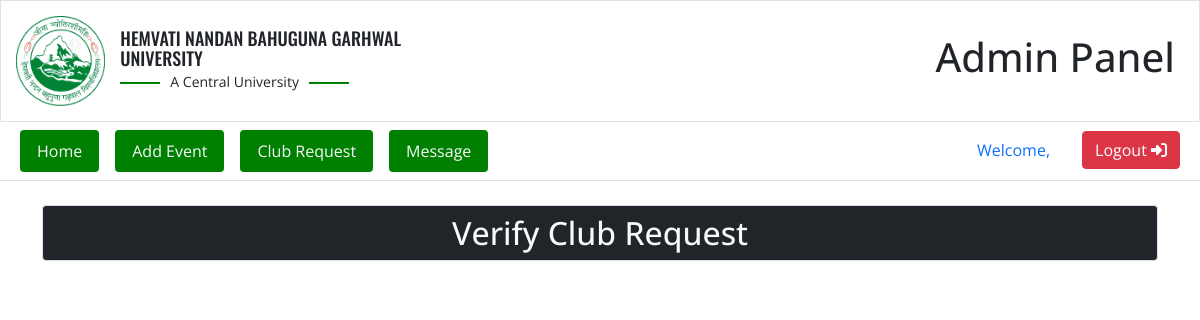
Page /admin/add-clubs.php on the earlier database version.
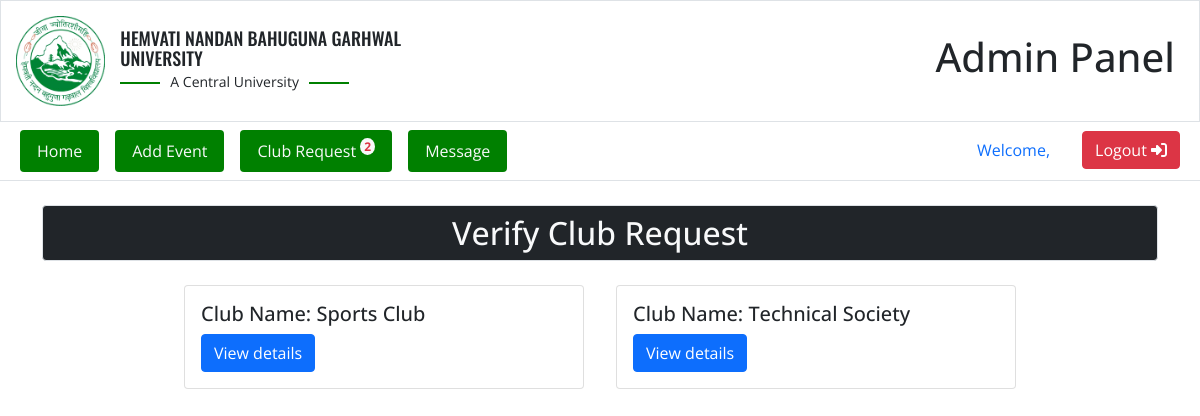
Same page on the later database version.
### tables this page shows
CREATE TABLE `club_info` (
  `id` int(11) NOT NULL,
  `club_name` varchar(100) NOT NULL,
  `department` varchar(100) NOT NULL,
  `club_description` varchar(1000) NOT NULL,
  `c_image` varchar(100) NOT NULL,
  `school` varchar(100) NOT NULL,
  `verify` varchar(10) NOT NULL,
  `date` date NOT NULL DEFAULT current_timestamp()
);

### admin/add-clubs.php (the view)
<?php
    include "master-file.php";
    include "admin-header.php"
?>
<div class="container">
    <div class="row mt-4">
        <div class="col-md-12">
            <h2 class="bg-dark border rounded text-center text-light p-2">Verify Club Request</h2>
        </div>
    </div>
    <div class="row">
        <div class="col-md-12 pr-center">
            <?php
            $sql_qr = "SELECT * FROM `club_info` WHERE verify = 0";
            $output_qr = mysqli_query($conn,$sql_qr);
            if(mysqli_num_rows($output_qr)>0){
                while($data = mysqli_fetch_assoc($output_qr)){
            ?>
            <div class="card custom-card-1 m-3">
                <div class="card-body">
                    <h5 class="card-title">Club Name: <?php echo $data['club_name']; ?></h5>
                    <a href="club-add-view.php?reg_id=<?php echo $data['id']; ?>" class="btn btn-primary">View details</a>
                </div>
            </div>
            <?php
                }
            }
            ?>
        </div>
    </div>
</div>

### admin/admin-header.php (shortened to what this page needs)
<div class="container-fluid">
    <div class="row border">
        <div class="col-md-5 hnbgu-logo pr-center">
              <div class="logo">
                <img
                  src="../images/HNBG-new-logo.png"
                  alt="HNBGU Logo"
                  class="img-fluid"
                />
              </div>
              <div class="brand">
                <h1>HEMVATI NANDAN BAHUGUNA GARHWAL UNIVERSITY</h1>
                <span>A Central University</span>
              </div>
        </div>
        <div class="col-md-7 pr-center-1 px-4">
            <h1>Admin Panel</h1>
        </div>
    </div>
    <div class="row border-bottom py-2">
        <div class="col-md-8">
            <nav class="nav nav-color-bg">
                <a class="nav-link btn mx-2 text-light" href="main.php">Home</a>
                <a class="nav-link btn mx-2 text-light" href="event-add.php">Add Event</a>
                <?php
                    $club_notification = "SELECT * FROM club_info WHERE verify = 0";
                    $club_notification_query = mysqli_query($conn,$club_notification);
                    $count_club_notification = mysqli_num_rows($club_notification_query);
                ?>
                <a class="nav-link btn mx-2 text-light" href="add-clubs.php">Club Request
                    <?php
                    if($count_club_notification>0){
                        echo "<sup class='text-danger fw-bold bg-light px-1 rounded-circle'>".$count_club_notification."</sup>";
                    }
                    ?>
                </a>
                <a class="nav-link btn mx-2 text-light" href="message.php">Message</a>
            </nav>
        </div>
        <div class="col-md-4">
            <div class="nav pr-center-1">
            <a class="mx-2 nav-link">Welcome, <?php echo $_SESSION['setusername'] ?></a>
            <a class="mx-2 btn btn-danger" href="logout.php">Logout <i class="fa-solid fa-right-to-bracket"></i></a>
            </div>
        </div>
    </div>
</div>

Differences in the rows shown:
added club_info: club_name "Sports Club"
added club_info: club_name "Technical Society"
Other differences:
$count_club_notification: (not shown) → "2"
